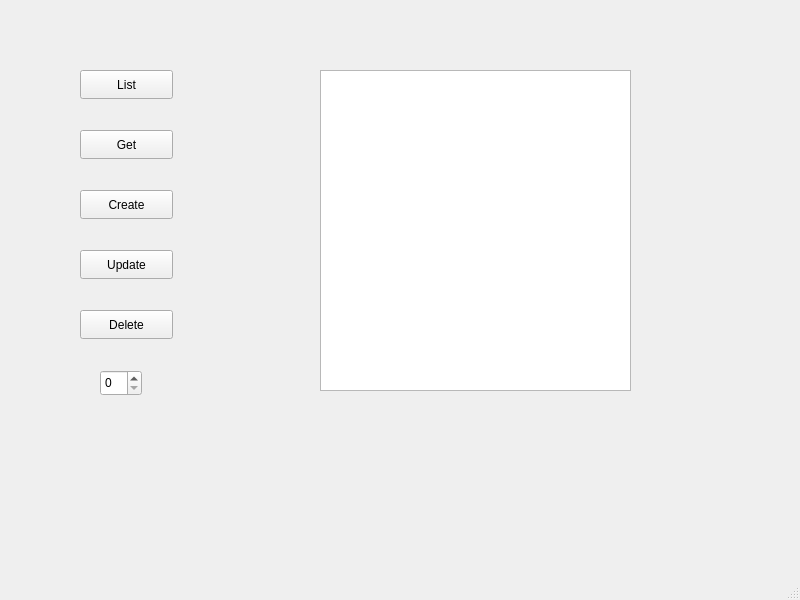
<?xml version="1.0" encoding="UTF-8"?>
<ui version="4.0">
 <class>MainWindow</class>
 <widget class="QMainWindow" name="MainWindow">
  <property name="geometry">
   <rect>
    <x>0</x>
    <y>0</y>
    <width>800</width>
    <height>600</height>
   </rect>
  </property>
  <property name="windowTitle">
   <string>MainWindow</string>
  </property>
  <widget class="QWidget" name="centralwidget">
   <widget class="QPushButton" name="getAllButton">
    <property name="geometry">
     <rect>
      <x>80</x>
      <y>70</y>
      <width>93</width>
      <height>29</height>
     </rect>
    </property>
    <property name="text">
     <string>List</string>
    </property>
   </widget>
   <widget class="QPushButton" name="getByIdButton">
    <property name="geometry">
     <rect>
      <x>80</x>
      <y>130</y>
      <width>93</width>
      <height>29</height>
     </rect>
    </property>
    <property name="text">
     <string>Get</string>
    </property>
   </widget>
   <widget class="QPushButton" name="createButton">
    <property name="geometry">
     <rect>
      <x>80</x>
      <y>190</y>
      <width>93</width>
      <height>29</height>
     </rect>
    </property>
    <property name="text">
     <string>Create</string>
    </property>
   </widget>
   <widget class="QPushButton" name="updateButton">
    <property name="geometry">
     <rect>
      <x>80</x>
      <y>250</y>
      <width>93</width>
      <height>29</height>
     </rect>
    </property>
    <property name="text">
     <string>Update</string>
    </property>
   </widget>
   <widget class="QPushButton" name="deleteButton">
    <property name="geometry">
     <rect>
      <x>80</x>
      <y>310</y>
      <width>93</width>
      <height>29</height>
     </rect>
    </property>
    <property name="text">
     <string>Delete</string>
    </property>
   </widget>
   <widget class="QTextEdit" name="outputTextEdit">
    <property name="geometry">
     <rect>
      <x>320</x>
      <y>70</y>
      <width>311</width>
      <height>321</height>
     </rect>
    </property>
   </widget>
   <widget class="QSpinBox" name="idSpinBox">
    <property name="geometry">
     <rect>
      <x>100</x>
      <y>370</y>
      <width>42</width>
      <height>26</height>
     </rect>
    </property>
   </widget>
  </widget>
  <widget class="QMenuBar" name="menubar">
   <property name="geometry">
    <rect>
     <x>0</x>
     <y>0</y>
     <width>800</width>
     <height>26</height>
    </rect>
   </property>
  </widget>
  <widget class="QStatusBar" name="statusbar"/>
 </widget>
 <resources/>
 <connections/>
</ui>
